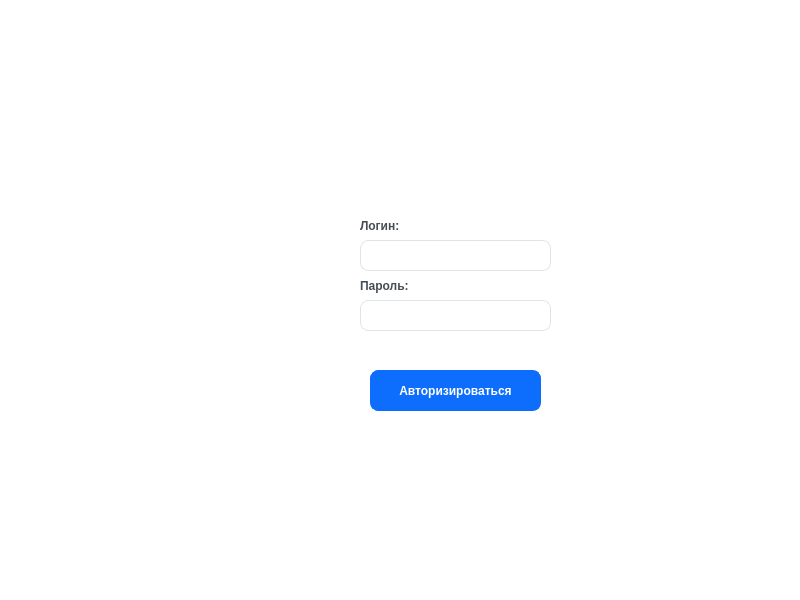
<?xml version="1.0" encoding="UTF-8"?>
<ui version="4.0">
    <class>CredentialUI</class>
    <widget class="QMainWindow" name="CredentialUI">
        <property name="geometry">
            <rect>
                <x>0</x>
                <y>0</y>
                <width>800</width>
                <height>600</height>
            </rect>
        </property>
        <property name="windowTitle">
            <string>Credential</string>
        </property>
        <property name="styleSheet">
            <string notr="true">QWidget {
                background-color: #fff;
                }
                QLabel {
                color: #464d55;
                font-weight: 600;
                }
                QLineEdit {
                border-radius: 8px;
                border: 1px solid #e0e4e7;
                padding: 5px 15px;
                }
            </string>
        </property>
        <widget class="QWidget" name="centralwidget">
            <widget class="QPushButton" name="log_in_button">
                <property name="geometry">
                    <rect>
                        <x>370</x>
                        <y>360</y>
                        <width>171</width>
                        <height>51</height>
                    </rect>
                </property>
                <property name="styleSheet">
                    <string notr="true">QPushButton {
                        background-color: #0d6efd;
                        color: #fff;
                        font-weight: 1000;
                        border-radius: 8px;
                        border: 1px solid #0d6efd;
                        padding: 5px 15px;
                        margin-top: 10px;
                        outline: 0px;
                        }
                    </string>
                </property>
                <property name="text">
                    <string>Авторизироваться</string>
                </property>
            </widget>
            <widget class="QLabel" name="jpglabel">
                <property name="geometry">
                    <rect>
                        <x>220</x>
                        <y>220</y>
                        <width>141</width>
                        <height>141</height>
                    </rect>
                </property>
                <property name="text">
                    <string/>
                </property>
                <property name="pixmap">
                    <pixmap>../image/logo-svg.svg</pixmap>
                </property>
                <property name="margin">
                    <number>22</number>
                </property>
            </widget>
            <widget class="QLabel" name="login_label">
                <property name="geometry">
                    <rect>
                        <x>360</x>
                        <y>210</y>
                        <width>181</width>
                        <height>31</height>
                    </rect>
                </property>
                <property name="text">
                    <string>Логин:</string>
                </property>
            </widget>
            <widget class="QLabel" name="password_label">
                <property name="geometry">
                    <rect>
                        <x>360</x>
                        <y>270</y>
                        <width>191</width>
                        <height>31</height>
                    </rect>
                </property>
                <property name="text">
                    <string>Пароль:</string>
                </property>
            </widget>
            <widget class="QLineEdit" name="login_lineEdit">
                <property name="geometry">
                    <rect>
                        <x>360</x>
                        <y>240</y>
                        <width>191</width>
                        <height>31</height>
                    </rect>
                </property>
            </widget>
            <widget class="QLineEdit" name="password_lineEdit">
                <property name="geometry">
                    <rect>
                        <x>360</x>
                        <y>300</y>
                        <width>191</width>
                        <height>31</height>
                    </rect>
                </property>
            </widget>
            <widget class="QLabel" name="check_label">
                <property name="geometry">
                    <rect>
                        <x>360</x>
                        <y>340</y>
                        <width>191</width>
                        <height>20</height>
                    </rect>
                </property>
                <property name="text">
                    <string/>
                </property>
            </widget>
            <widget class="QWidget" name="verticalLayoutWidget">
                <property name="geometry">
                    <rect>
                        <x>30</x>
                        <y>110</y>
                        <width>151</width>
                        <height>401</height>
                    </rect>
                </property>
                <layout class="QVBoxLayout" name="layoutButton"/>
            </widget>
        </widget>
    </widget>
    <resources/>
    <connections>
        <connection>
            <sender>login_lineEdit</sender>
            <signal>editingFinished()</signal>
            <receiver>password_lineEdit</receiver>
            <slot>setFocus()</slot>
            <hints>
                <hint type="sourcelabel">
                    <x>422</x>
                    <y>263</y>
                </hint>
                <hint type="destinationlabel">
                    <x>389</x>
                    <y>314</y>
                </hint>
            </hints>
        </connection>
        <connection>
            <sender>password_lineEdit</sender>
            <signal>editingFinished()</signal>
            <receiver>log_in_button</receiver>
            <slot>animateClick()</slot>
            <hints>
                <hint type="sourcelabel">
                    <x>547</x>
                    <y>315</y>
                </hint>
                <hint type="destinationlabel">
                    <x>530</x>
                    <y>399</y>
                </hint>
            </hints>
        </connection>
    </connections>
</ui>
